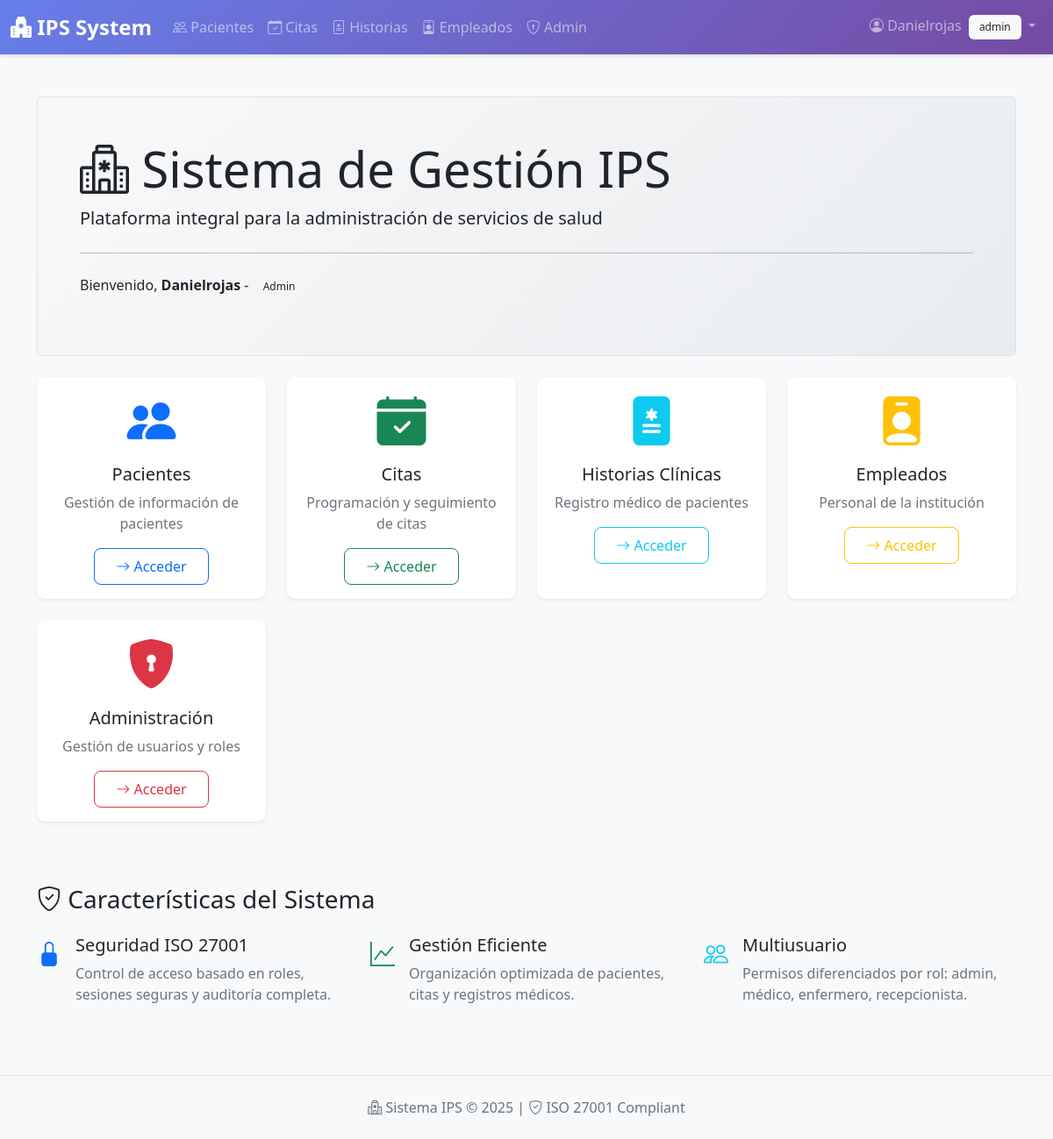
Screenshot of / (signed in) with the database file from the repository.
### app/models.py (models this page shows, shortened)
class User(UserMixin, db.Model):
    id = db.Column(db.Integer, primary_key=True)
    username = db.Column(db.String(100), unique=True, nullable=False)
    password_hash = db.Column(db.String(128))
    role = db.Column(db.String(50), default='recepcionista', nullable=False)  # admin, medico, recepcionista, enfermero
    failed_login_attempts = db.Column(db.Integer, default=0)
    locked_until = db.Column(db.DateTime, nullable=True)
    def has_role(self, role: str) -> bool:
        return self.role == role

### app/main/routes.py (the view)
@main_bp.route('/')
def index():
    return render_template('index.html')

### app/auth/__init__.py (called while the page is built)
@auth_bp.before_app_request
def before_request():
    pass

### app/templates/index.html (shortened to what this page needs)
{% extends "base.html" %}
{% block content %}
<div class="container mt-5">
    <div class="jumbotron bg-gradient-light p-5 rounded-3 mb-4 text-dark border">
        <h1 class="display-4">
            <i class="bi bi-hospital"></i> Sistema de Gestión IPS
        </h1>
        <p class="lead">Plataforma integral para la administración de servicios de salud</p>
        <hr class="my-4">
        {% if current_user.is_authenticated %}
            <p>Bienvenido, <strong>{{ current_user.username }}</strong> - <span class="badge bg-secondary-subtle text-dark">{{ current_user.role|capitalize }}</span></p>
        {% endif %}
    </div>
    {% if current_user.is_authenticated %}
    <div class="row g-4">
        <div class="col-md-6 col-lg-3">
            <div class="card h-100 shadow-sm hover-card">
                <div class="card-body text-center">
                    <div class="display-4 text-primary mb-3">
                        <i class="bi bi-people-fill"></i>
                    </div>
                    <h5 class="card-title">Pacientes</h5>
                    <p class="card-text text-muted">Gestión de información de pacientes</p>
                    <a href="{{ url_for('patients.index') }}" class="btn btn-outline-primary">
                        <i class="bi bi-arrow-right"></i> Acceder
                    </a>
                </div>
            </div>
        </div>
        {% if has_endpoint('appointments.index') %}
        <div class="col-md-6 col-lg-3">
            <div class="card h-100 shadow-sm hover-card">
                <div class="card-body text-center">
                    <div class="display-4 text-success mb-3">
                        <i class="bi bi-calendar-check-fill"></i>
                    </div>
                    <h5 class="card-title">Citas</h5>
                    <p class="card-text text-muted">Programación y seguimiento de citas</p>
                    <a href="{{ url_for('appointments.index') }}" class="btn btn-outline-success">
                        <i class="bi bi-arrow-right"></i> Acceder
                    </a>
                </div>
            </div>
        </div>
        {% endif %}
        {% if has_endpoint('records.list_records') %}
        <div class="col-md-6 col-lg-3">
            <div class="card h-100 shadow-sm hover-card">
                <div class="card-body text-center">
                    <div class="display-4 text-info mb-3">
                        <i class="bi bi-file-medical-fill"></i>
                    </div>
                    <h5 class="card-title">Historias Clínicas</h5>
                    <p class="card-text text-muted">Registro médico de pacientes</p>
                    <a href="{{ url_for('records.list_records') }}" class="btn btn-outline-info">
                        <i class="bi bi-arrow-right"></i> Acceder
                    </a>
                </div>
            </div>
        </div>
        {% endif %}
        {% if has_endpoint('employees.index') %}
        <div class="col-md-6 col-lg-3">
            <div class="card h-100 shadow-sm hover-card">
                <div class="card-body text-center">
                    <div class="display-4 text-warning mb-3">
                        <i class="bi bi-person-badge-fill"></i>
                    </div>
                    <h5 class="card-title">Empleados</h5>
                    <p class="card-text text-muted">Personal de la institución</p>
                    <a href="{{ url_for('employees.index') }}" class="btn btn-outline-warning">
                        <i class="bi bi-arrow-right"></i> Acceder
                    </a>
                </div>
            </div>
        </div>
        {% endif %}
        {% if current_user.has_role('admin') and has_endpoint('admin.list_users') %}
        <div class="col-md-6 col-lg-3">
            <div class="card h-100 shadow-sm hover-card border-danger">
                <div class="card-body text-center">
                    <div class="display-4 text-danger mb-3">
                        <i class="bi bi-shield-lock-fill"></i>
                    </div>
                    <h5 class="card-title">Administración</h5>
                    <p class="card-text text-muted">Gestión de usuarios y roles</p>
                    <a href="{{ url_for('admin.list_users') }}" class="btn btn-outline-danger">
                        <i class="bi bi-arrow-right"></i> Acceder
                    </a>
                </div>
            </div>
        </div>
        {% endif %}
    </div>
    <div class="row mt-5 pt-4">
        <div class="col-12">
            <h3 class="mb-4"><i class="bi bi-shield-check"></i> Características del Sistema</h3>
        </div>
        <div class="col-md-4 mb-3">
            <div class="d-flex">
                <div class="flex-shrink-0">
                    <i class="bi bi-lock-fill text-primary fs-3"></i>
                </div>
                <div class="flex-grow-1 ms-3">
                    <h5>Seguridad ISO 27001</h5>
                    <p class="text-muted">Control de acceso basado en roles, sesiones seguras y auditoría completa.</p>
                </div>
            </div>
        </div>
        <div class="col-md-4 mb-3">
            <div class="d-flex">
                <div class="flex-shrink-0">
                    <i class="bi bi-graph-up text-success fs-3"></i>
                </div>
                <div class="flex-grow-1 ms-3">
                    <h5>Gestión Eficiente</h5>
                    <p class="text-muted">Organización optimizada de pacientes, citas y registros médicos.</p>
                </div>
            </div>
        </div>
        <div class="col-md-4 mb-3">
            <div class="d-flex">
                <div class="flex-shrink-0">
                    <i class="bi bi-people text-info fs-3"></i>
                </div>
                <div class="flex-grow-1 ms-3">
                    <h5>Multiusuario</h5>
                    <p class="text-muted">Permisos diferenciados por rol: admin, médico, enfermero, recepcionista.</p>
                </div>
            </div>
        </div>
    </div>
    {% endif %}
</div>
{% endblock %}

### app/templates/base.html (shortened to what this page needs)
<!DOCTYPE html>
<html lang="es">
<head>
    <link href="https://cdn.jsdelivr.net/npm/bootstrap@5.1.3/dist/css/bootstrap.min.css" rel="stylesheet">
    <link rel="stylesheet" href="https://cdn.jsdelivr.net/npm/bootstrap-icons@1.8.0/font/bootstrap-icons.css">
    <link rel="stylesheet" href="{{ url_for('static', filename='css/custom.css') }}">
</head>
<body>
    <nav class="navbar navbar-expand-lg navbar-dark" style="background: linear-gradient(135deg, #667eea 0%, #764ba2 100%);">
        <div class="container-fluid">
            <a class="navbar-brand" href="{{ url_for('main.index') }}">
                <i class="bi bi-hospital-fill"></i> IPS System
            </a>
            <div class="collapse navbar-collapse" id="navbarNav">
                <ul class="navbar-nav me-auto">
                    {% if current_user.is_authenticated %}
                        <li class="nav-item">
                            <a class="nav-link {% if request.endpoint == 'patients.index' %}active{% endif %}" href="{{ url_for('patients.index') }}">
                                <i class="bi bi-people"></i> Pacientes
                            </a>
                        </li>
                        {% if has_endpoint('appointments.index') %}
                        <li class="nav-item">
                            <a class="nav-link {% if request.endpoint and 'appointments' in request.endpoint %}active{% endif %}" href="{{ url_for('appointments.index') }}">
                                <i class="bi bi-calendar-check"></i> Citas
                            </a>
                        </li>
                        {% endif %}
                        {% if has_endpoint('records.list_records') %}
                        <li class="nav-item">
                            <a class="nav-link {% if request.endpoint and 'records' in request.endpoint %}active{% endif %}" href="{{ url_for('records.list_records') }}">
                                <i class="bi bi-file-medical"></i> Historias
                            </a>
                        </li>
                        {% endif %}
                        {% if has_endpoint('employees.index') %}
                        <li class="nav-item">
                            <a class="nav-link {% if request.endpoint and 'employees' in request.endpoint %}active{% endif %}" href="{{ url_for('employees.index') }}">
                                <i class="bi bi-person-badge"></i> Empleados
                            </a>
                        </li>
                        {% endif %}
                        {% if current_user.has_role('admin') and has_endpoint('admin.list_users') %}
                        <li class="nav-item">
                            <a class="nav-link {% if request.endpoint and 'admin' in request.endpoint %}active{% endif %}" href="{{ url_for('admin.list_users') }}">
                                <i class="bi bi-shield-lock"></i> Admin
                            </a>
                        </li>
                        {% endif %}
                    {% endif %}
                </ul>
                <ul class="navbar-nav">
                    {% if current_user.is_authenticated %}
                        <li class="nav-item dropdown">
                            <a class="nav-link dropdown-toggle" href="#" id="userDropdown" role="button" data-bs-toggle="dropdown">
                                <i class="bi bi-person-circle"></i> {{ current_user.username }}
                                <span class="badge bg-light text-dark ms-1">{{ current_user.role }}</span>
                            </a>
                        </li>
                    {% endif %}
                </ul>
            </div>
        </div>
    </nav>
    <main class="fade-in">
        {% block content %}{% endblock %}
    </main>
    <footer class="mt-5 py-4 bg-light border-top">
        <div class="container text-center text-muted">
            <p class="mb-0">
                <i class="bi bi-hospital"></i> Sistema IPS &copy; 2025 |
                <i class="bi bi-shield-check"></i> ISO 27001 Compliant
            </p>
        </div>
    </footer>
</body>
</html>

### app/static/css/custom.css (style rules this page uses)
:root { --primary-gradient: linear-gradient(135deg, #667eea 0%, #764ba2 100%); --success-gradient: linear-gradient(135deg, #11998e 0%, #38ef7d 100%); --info-gradient: linear-gradient(135deg, #3a7bd5 0%, #00d2ff 100%); --warning-gradient: linear-gradient(135deg, #f093fb 0%, #f5576c 100%); }
body { font-family: 'Segoe UI', Tahoma, Geneva, Verdana, sans-serif; background-color: #f8f9fa; }
.navbar { box-shadow: 0 2px 4px rgba(0,0,0,0.1); }
.navbar-brand { font-weight: bold; font-size: 1.5rem; }
.card { border: none; border-radius: 10px; transition: all 0.3s ease; }
.hover-card { transition: transform 0.2s, box-shadow 0.2s; cursor: pointer; }
.btn { border-radius: 8px; padding: 0.5rem 1.5rem; font-weight: 500; transition: all 0.3s ease; }
.badge { padding: 0.5rem 0.75rem; border-radius: 6px; font-weight: 500; }
.fade-in { animation: fadeIn 0.5s ease-in; }

### app/templates/index.html (style rules this page uses)
.hover-card { transition: transform 0.2s, box-shadow 0.2s; }
.bg-gradient-light { background: linear-gradient(135deg, #f8f9fa 0%, #e9ecef 100%); }
hr.my-4 { border-top: 1px solid rgba(0,0,0,0.15); }

### rows the page displays
User: username "Danielrojas", role "admin", role "Admin"
